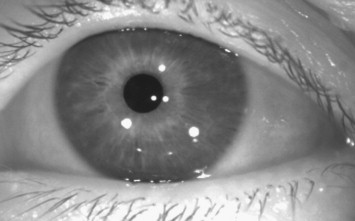
#> input picture samples/sample1.png, 355 x 221 px
$ python main.py
#> lines starting #> are read from the running program, lines starting #| are printed output that depends on the picture; after the words box and inside, x2 and y2 are one past the last pixel; in counts of white or black regions, pixels touching at a corner belong together
#> further down, img is the input picture: shape (221, 355, 3); min 24, max 255, mean 136.3
import cv2
import numpy as np


def add_text(img):
    _, width, _ = img.shape
    cv2.putText(img, "Original", (int(0.5), 22), cv2.FONT_HERSHEY_COMPLEX, 1, (0, 255, 0))
    cv2.putText(img, "Gray", (int(width*.25 + 0.5), 22), cv2.FONT_HERSHEY_COMPLEX, 1, (0, 255, 0))
    cv2.putText(img, "Bitwise", (int(width*.5 + 0.5), 22), cv2.FONT_HERSHEY_COMPLEX, 1, (0, 255, 0))
    cv2.putText(img, "Contours", (int(width*.75 + 0.5), 22), cv2.FONT_HERSHEY_COMPLEX, 1, (0, 255, 0))
    return img


def find_pupil(img):
    # Binarize and invert image since white object (white pupil) is of interest
    img_gray = cv2.cvtColor(img, cv2.COLOR_BGR2GRAY)
    img_bit = cv2.bitwise_not(img_gray)
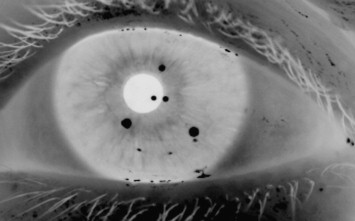
#> img_bit: shape (221, 355); min 0, max 231, mean 118.7
    # Setting adequate threshold values is essential for a clean detection
    _, img_binary = cv2.threshold(img_bit, 210, 255, cv2.THRESH_BINARY)
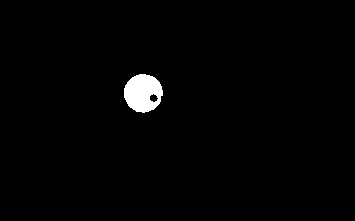
#> img_binary: shape (221, 355); 1.4% white; 1 white region

    contours, _ = cv2.findContours(
        img_binary, cv2.RETR_TREE, cv2.CHAIN_APPROX_SIMPLE)
#> contours = 2 contours; box (x1, y1, x2, y2) and area: (124, 74, 163, 113) 1114, (149, 93, 159, 103) 54

    # TODO: Use moments of HU to filter for main circle
    pass

    img_contours = img.copy()
    cv2.drawContours(img_contours, contours, -1, (0, 0, 255), 2)
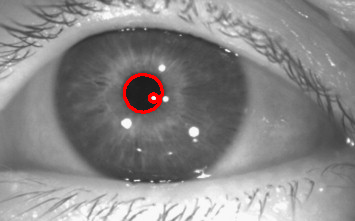
#> img_contours: shape (221, 355, 3); 0.64% of pixels changed, all inside (x1, y1, x2, y2) = (123, 73, 164, 114)

    img_comparison = np.hstack((img,
                                cv2.cvtColor(img_gray, cv2.COLOR_GRAY2BGR),
                                cv2.cvtColor(img_bit, cv2.COLOR_GRAY2BGR),
                                img_contours))
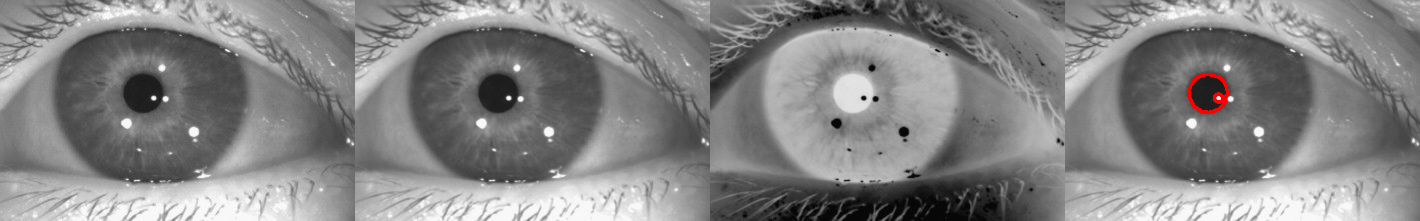
#> img_comparison: shape (221, 1420, 3); mean B, G, R 131.8, 131.8, 132.2
    add_text(img_comparison)
#> in add_text, `cv2.putText(img, "Contours", (int(width*.75 + 0.5), 22), cv2.FONT_HERS..`:
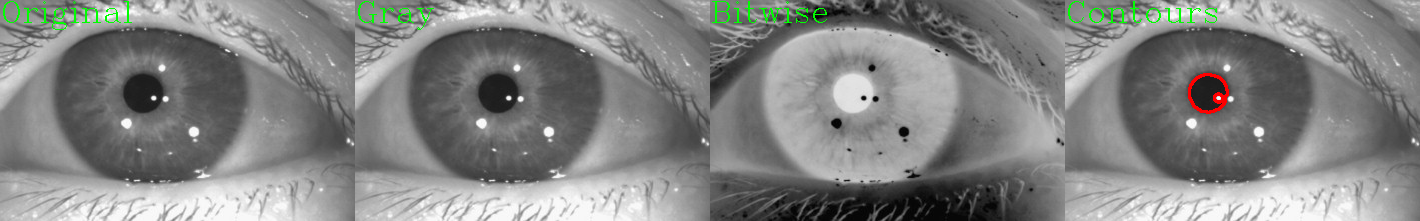
#> img: shape (221, 1420, 3); mean B, G, R 131, 132.5, 131.4
    cv2.imshow("images", img_comparison)
    cv2.waitKey(0)

    # TODO: Get center of contour
    position = [0, 0]
    return position


if __name__ == "__main__":
    img_file = "samples/sample1.png"
    img = cv2.imread(img_file)
    find_pupil(img)
